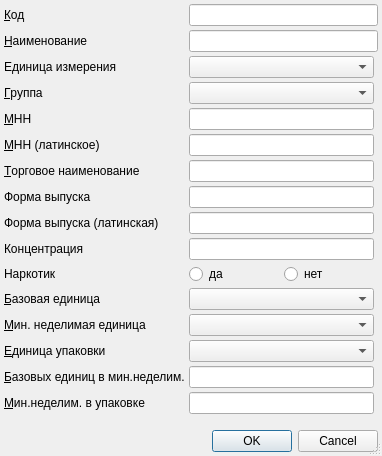
<?xml version="1.0" encoding="UTF-8"?>
<ui version="4.0">
 <class>ItemEditorDialog</class>
 <widget class="QDialog" name="ItemEditorDialog">
  <property name="geometry">
   <rect>
    <x>0</x>
    <y>0</y>
    <width>382</width>
    <height>456</height>
   </rect>
  </property>
  <property name="windowTitle">
   <string>ChangeMe!</string>
  </property>
  <property name="sizeGripEnabled">
   <bool>true</bool>
  </property>
  <layout class="QGridLayout" name="gridLayout">
   <property name="margin">
    <number>4</number>
   </property>
   <property name="spacing">
    <number>4</number>
   </property>
   <item row="6" column="0">
    <widget class="QLabel" name="lblMnnLat">
     <property name="text">
      <string>&amp;МНН (латинское)</string>
     </property>
     <property name="buddy">
      <cstring>edtName</cstring>
     </property>
    </widget>
   </item>
   <item row="6" column="1">
    <widget class="QLineEdit" name="edtMnnLat"/>
   </item>
   <item row="7" column="0">
    <widget class="QLabel" name="lblTradeName">
     <property name="text">
      <string>&amp;Торговое наименование</string>
     </property>
     <property name="buddy">
      <cstring>edtName</cstring>
     </property>
    </widget>
   </item>
   <item row="8" column="1">
    <widget class="QLineEdit" name="edtIssueForm"/>
   </item>
   <item row="9" column="1">
    <widget class="QLineEdit" name="edtIssueFormLat"/>
   </item>
   <item row="9" column="0">
    <widget class="QLabel" name="lblIssueFormLat">
     <property name="text">
      <string>Форма выпуска (латинская)</string>
     </property>
    </widget>
   </item>
   <item row="11" column="0">
    <widget class="QLabel" name="lblIsDrugs">
     <property name="text">
      <string>Наркотик</string>
     </property>
     <property name="buddy">
      <cstring>edtName</cstring>
     </property>
    </widget>
   </item>
   <item row="7" column="1">
    <widget class="QLineEdit" name="edtTradeName"/>
   </item>
   <item row="3" column="0">
    <widget class="QLabel" name="lblUnit">
     <property name="text">
      <string>Единица измерения</string>
     </property>
     <property name="buddy">
      <cstring>edtName</cstring>
     </property>
    </widget>
   </item>
   <item row="3" column="1">
    <widget class="CRBComboBox" name="cmbUnit"/>
   </item>
   <item row="10" column="0">
    <widget class="QLabel" name="lblConcentration">
     <property name="text">
      <string>Концентрация</string>
     </property>
     <property name="buddy">
      <cstring>edtName</cstring>
     </property>
    </widget>
   </item>
   <item row="17" column="0">
    <spacer name="verticalSpacer">
     <property name="orientation">
      <enum>Qt::Vertical</enum>
     </property>
     <property name="sizeHint" stdset="0">
      <size>
       <width>20</width>
       <height>40</height>
      </size>
     </property>
    </spacer>
   </item>
   <item row="15" column="1">
    <widget class="QLineEdit" name="edtBaseUnitsInMinIndiv"/>
   </item>
   <item row="16" column="0">
    <widget class="QLabel" name="lblMinIndivInPacking">
     <property name="text">
      <string>&amp;Мин.неделим. в упаковке</string>
     </property>
     <property name="buddy">
      <cstring>edtName</cstring>
     </property>
    </widget>
   </item>
   <item row="10" column="1">
    <widget class="QLineEdit" name="edtConcentration"/>
   </item>
   <item row="5" column="1">
    <widget class="QLineEdit" name="edtMnn"/>
   </item>
   <item row="13" column="0">
    <widget class="QLabel" name="lblMinIndivUnit">
     <property name="text">
      <string>&amp;Мин. неделимая единица</string>
     </property>
     <property name="buddy">
      <cstring>edtName</cstring>
     </property>
    </widget>
   </item>
   <item row="13" column="1">
    <widget class="CRBComboBox" name="cmbMinIndivUnit"/>
   </item>
   <item row="15" column="0">
    <widget class="QLabel" name="lblBaseUnitsInMinIndiv">
     <property name="text">
      <string>&amp;Базовых единиц в мин.неделим.</string>
     </property>
     <property name="buddy">
      <cstring>edtName</cstring>
     </property>
    </widget>
   </item>
   <item row="14" column="1">
    <widget class="CRBComboBox" name="cmbPackingUnit"/>
   </item>
   <item row="2" column="1" colspan="2">
    <widget class="QLineEdit" name="edtName"/>
   </item>
   <item row="18" column="0" colspan="3">
    <widget class="QDialogButtonBox" name="buttonBox">
     <property name="orientation">
      <enum>Qt::Horizontal</enum>
     </property>
     <property name="standardButtons">
      <set>QDialogButtonBox::Cancel|QDialogButtonBox::Ok</set>
     </property>
    </widget>
   </item>
   <item row="1" column="1" colspan="2">
    <widget class="QLineEdit" name="edtCode"/>
   </item>
   <item row="1" column="0">
    <widget class="QLabel" name="lblCode">
     <property name="text">
      <string>&amp;Код</string>
     </property>
     <property name="buddy">
      <cstring>edtCode</cstring>
     </property>
    </widget>
   </item>
   <item row="2" column="0">
    <widget class="QLabel" name="lblName">
     <property name="text">
      <string>&amp;Наименование</string>
     </property>
     <property name="buddy">
      <cstring>edtName</cstring>
     </property>
    </widget>
   </item>
   <item row="16" column="1">
    <widget class="QLineEdit" name="edtMinIndivInPacking"/>
   </item>
   <item row="14" column="0">
    <widget class="QLabel" name="lblPackingUnit">
     <property name="text">
      <string>&amp;Единица упаковки</string>
     </property>
     <property name="buddy">
      <cstring>edtName</cstring>
     </property>
    </widget>
   </item>
   <item row="5" column="0">
    <widget class="QLabel" name="lblMnn">
     <property name="text">
      <string>&amp;МНН</string>
     </property>
     <property name="buddy">
      <cstring>edtName</cstring>
     </property>
    </widget>
   </item>
   <item row="12" column="0">
    <widget class="QLabel" name="lblBaseUnit">
     <property name="text">
      <string>&amp;Базовая единица</string>
     </property>
     <property name="buddy">
      <cstring>edtName</cstring>
     </property>
    </widget>
   </item>
   <item row="12" column="1">
    <widget class="CRBComboBox" name="cmbBaseUnit"/>
   </item>
   <item row="11" column="1">
    <layout class="QHBoxLayout" name="horizontalLayout">
     <item>
      <widget class="QRadioButton" name="rbtnIsDrugYes">
       <property name="text">
        <string>да</string>
       </property>
      </widget>
     </item>
     <item>
      <widget class="QRadioButton" name="rbtnIsDrugNo">
       <property name="text">
        <string>нет</string>
       </property>
      </widget>
     </item>
    </layout>
   </item>
   <item row="8" column="0">
    <widget class="QLabel" name="lblIssueForm">
     <property name="text">
      <string>Форма выпуска</string>
     </property>
    </widget>
   </item>
   <item row="4" column="0">
    <widget class="QLabel" name="lblGroup">
     <property name="text">
      <string>&amp;Группа</string>
     </property>
     <property name="buddy">
      <cstring>cmbGroup</cstring>
     </property>
    </widget>
   </item>
   <item row="4" column="1">
    <widget class="CRBComboBox" name="cmbGroup"/>
   </item>
  </layout>
 </widget>
 <customwidgets>
  <customwidget>
   <class>CRBComboBox</class>
   <extends>QComboBox</extends>
   <header>library/crbcombobox.h</header>
  </customwidget>
 </customwidgets>
 <tabstops>
  <tabstop>edtCode</tabstop>
  <tabstop>edtName</tabstop>
  <tabstop>cmbUnit</tabstop>
  <tabstop>cmbGroup</tabstop>
  <tabstop>edtMnn</tabstop>
  <tabstop>edtMnnLat</tabstop>
  <tabstop>edtTradeName</tabstop>
  <tabstop>edtIssueForm</tabstop>
  <tabstop>edtIssueFormLat</tabstop>
  <tabstop>edtConcentration</tabstop>
  <tabstop>rbtnIsDrugYes</tabstop>
  <tabstop>rbtnIsDrugNo</tabstop>
  <tabstop>cmbBaseUnit</tabstop>
  <tabstop>cmbMinIndivUnit</tabstop>
  <tabstop>cmbPackingUnit</tabstop>
  <tabstop>edtBaseUnitsInMinIndiv</tabstop>
  <tabstop>edtMinIndivInPacking</tabstop>
  <tabstop>buttonBox</tabstop>
 </tabstops>
 <resources/>
 <connections>
  <connection>
   <sender>buttonBox</sender>
   <signal>accepted()</signal>
   <receiver>ItemEditorDialog</receiver>
   <slot>accept()</slot>
   <hints>
    <hint type="sourcelabel">
     <x>170</x>
     <y>376</y>
    </hint>
    <hint type="destinationlabel">
     <x>117</x>
     <y>106</y>
    </hint>
   </hints>
  </connection>
  <connection>
   <sender>buttonBox</sender>
   <signal>rejected()</signal>
   <receiver>ItemEditorDialog</receiver>
   <slot>reject()</slot>
   <hints>
    <hint type="sourcelabel">
     <x>250</x>
     <y>376</y>
    </hint>
    <hint type="destinationlabel">
     <x>247</x>
     <y>107</y>
    </hint>
   </hints>
  </connection>
 </connections>
</ui>
